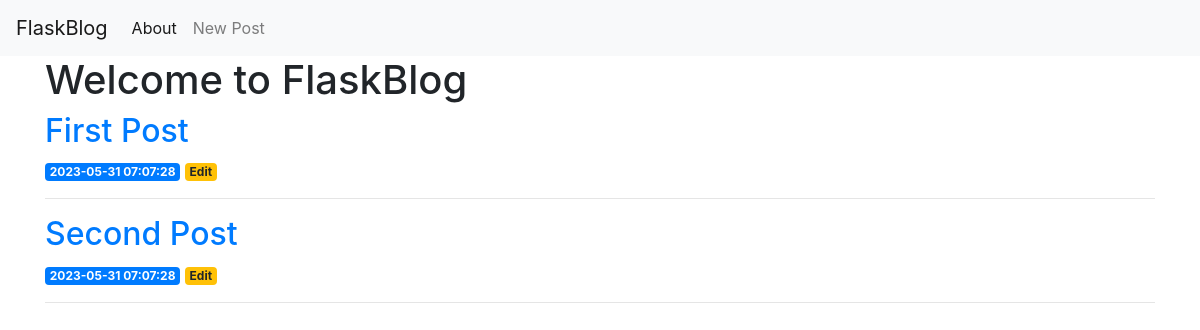
The page / on the database its author committed.
### tables this page shows
CREATE TABLE posts (
    id INTEGER PRIMARY KEY AUTOINCREMENT,
    created TIMESTAMP NOT NULL DEFAULT CURRENT_TIMESTAMP,
    title TEXT NOT NULL,
    content TEXT NOT NULL
);

### app.py (the view)
@app.route('/')
def index():
    conn = get_db_connection()
    posts = conn.execute('SELECT * FROM posts').fetchall()
    conn.close()
    return render_template('index.html', posts = posts)

### app.py (called while the page is built)
def get_db_connection():
    conn = sqlite3.connect('database.db')
    conn.row_factory = sqlite3.Row
    return conn

### templates/index.html
{% extends 'base.html' %}
{% block content %}
    <h1>{% block title %} Welcome to FlaskBlog {% endblock %}</h1>
    {% for post in posts %}
        <a href="{{ url_for('post', post_id=post['id']) }}">
            <h2>{{ post['title'] }}</h2>
        </a>
        <span class="badge badge-primary">{{ post['created'] }}</span>
        <a href="{{ url_for('edit', id=post['id']) }}">
            <span class="badge badge-warning">Edit</span>
        </a>
        <hr>
    {% endfor %}
{% endblock %}

### templates/base.html (shortened to what this page needs)
<!doctype html>
<html lang="en">
  <head>
    <link rel="stylesheet" href="https://stackpath.bootstrapcdn.com/bootstrap/4.3.1/css/bootstrap.min.css">
  </head>
  <body>
    <nav class="navbar navbar-expand-md navbar-light bg-light">
        <a class="navbar-brand" href="{{ url_for('index')}}">FlaskBlog</a>
        <div class="collapse navbar-collapse" id="navbarNav">
            <ul class="navbar-nav">
            <li class="nav-item active">
                <a class="nav-link" href="#">About</a>
            </li>
            <li class="nav-item">
                <a class="nav-link" href="{{url_for('create')}}">New Post</a>
            </li>
            </ul>
        </div>
    </nav>
    <div class="container">
        {% block content %} {% endblock %}
    </div>
  </body>
</html>

### rows shown on the page
posts: title "First Post", created "2023-05-31 07:07:28"
posts: title "Second Post", created "2023-05-31 07:07:28"
